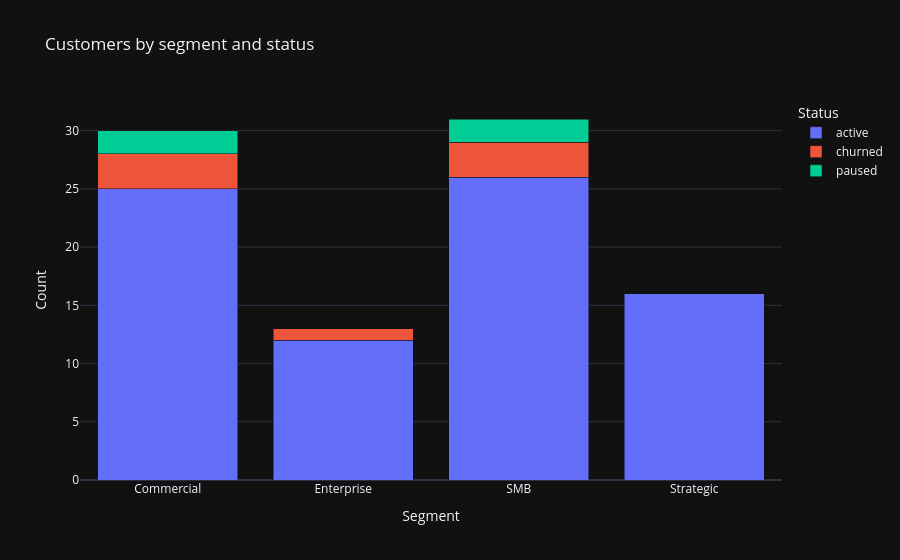

The notebook cell this image was saved under:
### Code cell
fig = px.bar(
    df_cust, x="segment", y="customers", color="customer_status",
    barmode="stack",
    title="Customers by segment and status",
    labels={"segment": "Segment", "customers": "Count", "customer_status": "Status"}
)
fig.write_image("block1_customers_by_segment.png")
fig.show()

### Figure 1 — Plotly figure (JSON) as saved in the notebook; plotly's stock layout.template omitted (floating-point values rounded to 4 significant figures)
{"data": [{"hovertemplate": "Status=active<br>Segment=%{x}<br>Count=%{y}<extra></extra>", "legendgroup": "active", "marker": {"color": "#636efa", "pattern": {"shape": ""}}, "name": "active", "orientation": "v", "showlegend": true, "textposition": "auto", "x": ["Commercial", "Enterprise", "SMB", "Strategic"], "xaxis": "x", "y": [25, 12, 26, 16], "yaxis": "y", "type": "bar"}, {"hovertemplate": "Status=churned<br>Segment=%{x}<br>Count=%{y}<extra></extra>", "legendgroup": "churned", "marker": {"color": "#EF553B", "pattern": {"shape": ""}}, "name": "churned", "orientation": "v", "showlegend": true, "textposition": "auto", "x": ["Commercial", "Enterprise", "SMB"], "xaxis": "x", "y": [3, 1, 3], "yaxis": "y", "type": "bar"}, {"hovertemplate": "Status=paused<br>Segment=%{x}<br>Count=%{y}<extra></extra>", "legendgroup": "paused", "marker": {"color": "#00cc96", "pattern": {"shape": ""}}, "name": "paused", "orientation": "v", "showlegend": true, "textposition": "auto", "x": ["Commercial", "SMB"], "xaxis": "x", "y": [2, 2], "yaxis": "y", "type": "bar"}], "layout": {"xaxis": {"anchor": "y", "domain": [0.0, 1.0], "title": {"text": "Segment"}}, "yaxis": {"anchor": "x", "domain": [0.0, 1.0], "title": {"text": "Count"}}, "legend": {"title": {"text": "Status"}, "tracegroupgap": 0}, "title": {"text": "Customers by segment and status"}, "barmode": "stack"}}
